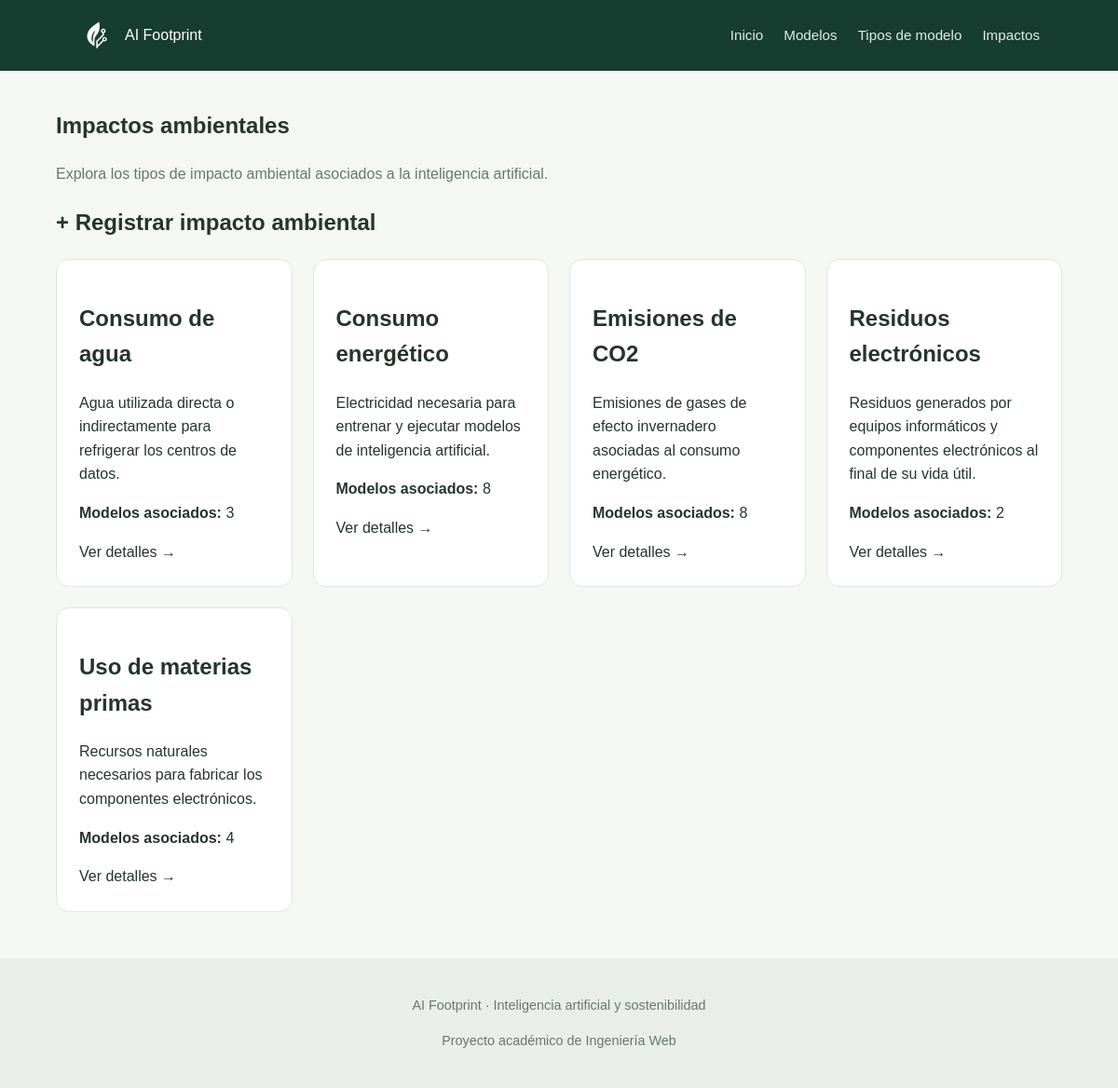
The app's page /impactos/, older data.
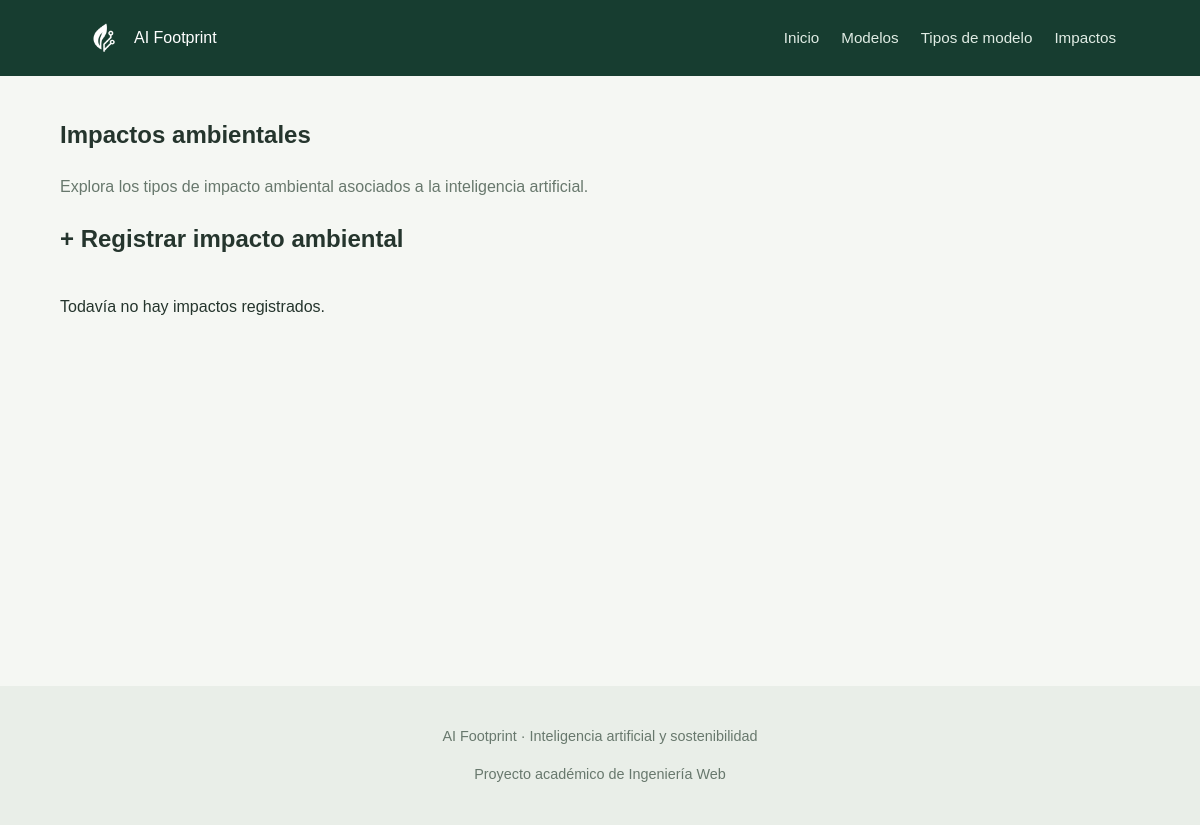
The same page, newer data.
### appAIFootprint/models.py (models this page shows, shortened)
class ImpactoAmbiental(models.Model):
    nombre = models.CharField(max_length=100)
    descripcion = models.TextField()

### appAIFootprint/views.py (the view)
# urls.py: path('impactos/', views.index_impactos, name='lista_impactos'),
def index_impactos(request):
    impactos = ImpactoAmbiental.objects.order_by('nombre')
    context = {'lista_impactos': impactos}
    return render(request, 'index_impactos.html', context)

### appAIFootprint/templates/index_impactos.html (shortened to what this page needs)
{% extends "base.html" %}
{% block content %}
<section>
    <h1>Impactos ambientales</h1>
    <p class="texto-secundario">
        Explora los tipos de impacto ambiental asociados a la inteligencia artificial.
    </p>
    <h2>
        <a href="{% url 'crear_impacto' %}">
            + Registrar impacto ambiental
        </a>
    </h2>
    <div class="grid">
        {% for impacto in lista_impactos %}
            <article class="tarjeta">
                <h2>{{ impacto.nombre }}</h2>
                <p>{{ impacto.descripcion|truncatewords:24 }}</p>
                <p><strong>Modelos asociados:</strong> {{ impacto.modelos.count }}</p>
                <a href="{% url 'detalle_impacto' impacto.pk %}">
                    Ver detalles →
                </a>
            </article>
        {% empty %}
            <p>Todavía no hay impactos registrados.</p>
        {% endfor %}
    </div>
</section>
{% endblock %}

Row changes from the older to the newer data that the page shows:
removed ImpactoAmbiental: nombre "Consumo de agua", descripcion "Agua utilizada directa o indirectamente para refrigerar los centros de datos.", modelos.count "3"
removed ImpactoAmbiental: nombre "Consumo energético", descripcion "Electricidad necesaria para entrenar y ejecutar modelos de inteligencia artificial.", modelos.count "8"
removed ImpactoAmbiental: nombre "Emisiones de CO2", descripcion "Emisiones de gases de efecto invernadero asociadas al consumo energético.", modelos.count "8"
removed ImpactoAmbiental: nombre "Residuos electrónicos", descripcion "Residuos generados por equipos informáticos y componentes electrónicos al final de su vida útil.", modelos.count "2"
removed ImpactoAmbiental: nombre "Uso de materias primas", descripcion "Recursos naturales necesarios para fabricar los componentes electrónicos.", modelos.count "4"
Text that changed along with them:
text now shown: "Todavía no hay impactos registrados."
